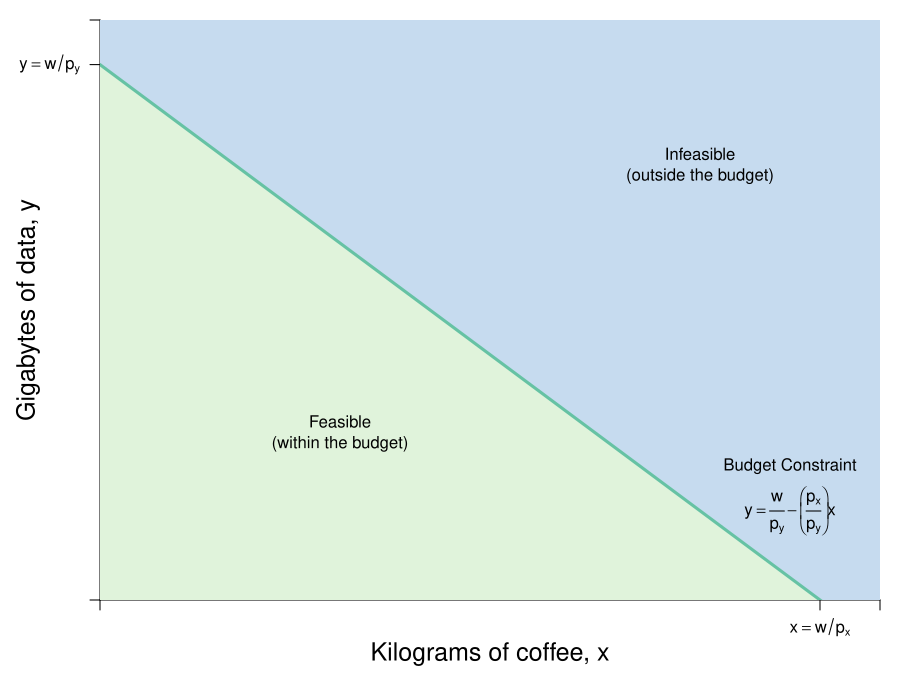

Generate this figure with R:
require(shape)
pdf(file = "indmarketdemand/budget_basic.pdf", width = 9, height = 7)

#Set parameters for graphics
pointsize <- 1.8
axislabelsize <- 1.8
labelsize <- 1.5
namesize <- 1.8
annotatesize <- 1.5
graphlinewidth <- 2
segmentlinewidth <- 1.5


COL <- c("#7fc97f", "#beaed4", "#fdc086", "#ffff99", "#386cb0", "#f0027f", "#bf5b17", "#666666")
COLA <- c("#e0f3db", "#99d8c9","#66c2a4","#41ae76", "#238b45", "#005824")
COLB <- c("#c6dbef", "#4eb3d3", "#2b8cbe", "#0868ac","#084081")
grays <- gray.colors(25, start = 1, end = 0)


#Edited the margins to cater for the larger LHS labels
par(mar =  c(5, 5, 1, 1))

mrsA <- function(x, rmax = 10, xmax = 20) {
  rmax - (rmax/xmax)*x
}


uA <- function(x, y, rmax = 2, xmax = 12) {
  y + rmax*x - (1/2)*(rmax/xmax)*x^2
}

indiffA1 <- function(x, uA = 10, rmax = 2.5, xmax = 10) {
  uA - rmax*x + (1/2)*(rmax/xmax)*(x^2)
}


bcA <- function(x, w = 20, p = 2) {
  w - p*x
}


xlims <- c(0, 13)
ylims <- c(0, 13)

npts <- 501 
x <- seq(xlims[1], xlims[2], length.out = npts)
y <- seq(ylims[1], ylims[2], length.out = npts) 
a <- c(13, 15, 17)

plot(0, 0, xlim = xlims, ylim = ylims, type = "n",
     xlab = expression(paste("")),
     ylab = expression(paste("")), 
     xaxt = "n", 
     yaxt = "n", 
     cex.lab = axislabelsize, 
     bty = "n",
     xaxs = "i", 
     yaxs = "i")

# ticksy <- seq(from = 0, to = ylims[2], by = 2)
# ylabels <- seq(from = 0, to = ylims[2], by = 2)
# ticksx <- seq(from = 0, to = xlims[2], by = 2)
# xlabels <- seq(from = 0, to = xlims[2], by = 2)
ticksy <- c(0, 12, ylims[2])
ylabels <- c(NA, expression(paste(y == frac(m, p[y]) )), NA)
ticksx <- c(0, 12, xlims[2])
xlabels <- c(NA, NA, NA)


npts <- 500 
xx1 <- seq(xlims[1], xlims[2], length.out = npts)

xpoly1 <- c(0, 0, 12, 0)
ypoly1 <- c(0, 12, 0, 0)
polygon(x = xpoly1, y = ypoly1, col = COLA[1], density=NULL, border = NA)
xpoly2 <- c(0, 0, 13, 13, 12, 0)
ypoly2 <- c(12, 13, 13, 0, 0, 12)
polygon(x = xpoly2, y = ypoly2, col = COLB[1], density=NULL, border = NA)

lines(xx1, bcA(xx1, w = 12, p = 1), col = COLA[3], lwd = graphlinewidth)

mtext(expression(paste("Kilograms of coffee, ", x)), side=1, line = 2.5, cex = axislabelsize)
text(-1.2, 0.5*ylims[2], expression(paste("Gigabytes of data, ", y)), xpd = TRUE, cex = axislabelsize, srt = 90) 

text(4, 4, expression("Feasible"), cex = annotatesize)
text(4, 3.3, expression("(within the budget)"), cex = annotatesize)
text(10, 10, expression("Infeasible"), cex = annotatesize)
text(10, 9.3, expression("(outside the budget)"), cex = annotatesize)
#text(7.3, 2.5, expression("Curve"))
#Arrows(7.3, 3.5, 7.3, 6.1, col = "black", lty = 1, lwd = 2, arr.type = "triangle", arr.lwd = 0.5)

#Label the iso-welfare functions for the HG, Aisha
#text(4, 1.5, expression(bc[px]))
#text(7.5, 1.5, expression(bc[px]))
text(11, 3.6, expression("Budget constraint"), cex = annotatesize)
text(11, 2.6, expression(paste(y == frac(m,p[y]) - bgroup("(",frac(p[x], p[y]),")")*x)), cex = annotatesize)


axis(1, at = ticksx, pos = 0, labels = xlabels, cex.axis = labelsize)
axis(2, at = ticksy, pos = 0, labels = ylabels, las = 1, cex.axis = labelsize)

text(12, -1, expression(paste(x == frac(m, p[x]) )), cex = labelsize, xpd = TRUE)


dev.off()
